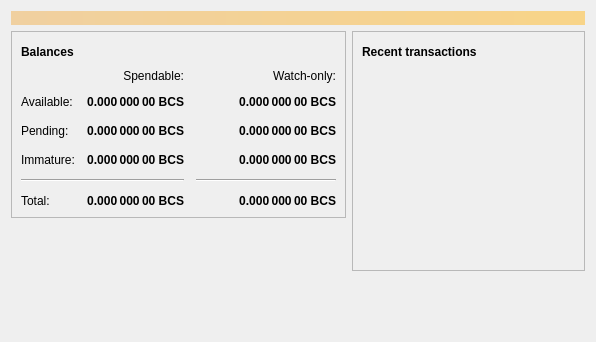
<?xml version="1.0" encoding="UTF-8"?>
<ui version="4.0">
 <class>OverviewPage</class>
 <widget class="QWidget" name="OverviewPage">
  <property name="geometry">
   <rect>
    <x>0</x>
    <y>0</y>
    <width>596</width>
    <height>342</height>
   </rect>
  </property>
  <property name="windowTitle">
   <string>Form</string>
  </property>
  <layout class="QVBoxLayout" name="topLayout">
   <item>
    <widget class="QLabel" name="labelAlerts">
     <property name="visible">
      <bool>false</bool>
     </property>
     <property name="styleSheet">
      <string notr="true">QLabel { background-color: qlineargradient(x1: 0, y1: 0, x2: 1, y2: 0, stop:0 #F0D0A0, stop:1 #F8D488); color:#000000; }</string>
     </property>
     <property name="wordWrap">
      <bool>true</bool>
     </property>
     <property name="margin">
      <number>3</number>
     </property>
     <property name="textInteractionFlags">
      <set>Qt::TextSelectableByMouse</set>
     </property>
    </widget>
   </item>
   <item>
    <layout class="QHBoxLayout" name="horizontalLayout" stretch="1,1">
     <item>
      <layout class="QVBoxLayout" name="verticalLayout_2">
       <item>
        <widget class="QFrame" name="frame">
         <property name="frameShape">
          <enum>QFrame::StyledPanel</enum>
         </property>
         <property name="frameShadow">
          <enum>QFrame::Raised</enum>
         </property>
         <layout class="QVBoxLayout" name="verticalLayout_4">
          <item>
           <layout class="QHBoxLayout" name="horizontalLayout_4">
            <item>
             <widget class="QLabel" name="label_5">
              <property name="font">
               <font>
                <weight>75</weight>
                <bold>true</bold>
               </font>
              </property>
              <property name="text">
               <string>Balances</string>
              </property>
             </widget>
            </item>
            <item>
             <widget class="QPushButton" name="labelWalletStatus">
              <property name="enabled">
               <bool>true</bool>
              </property>
              <property name="maximumSize">
               <size>
                <width>30</width>
                <height>16777215</height>
               </size>
              </property>
              <property name="toolTip">
               <string>The displayed information may be out of date. Your wallet automatically synchronizes with the BICOScoin network after a connection is established, but this process has not completed yet.</string>
              </property>
              <property name="text">
               <string/>
              </property>
              <property name="icon">
               <iconset resource="../bicoscoin.qrc">
                <normaloff>:/icons/warning</normaloff>
                <disabledoff>:/icons/warning</disabledoff>:/icons/warning</iconset>
              </property>
              <property name="iconSize">
               <size>
                <width>24</width>
                <height>24</height>
               </size>
              </property>
              <property name="flat">
               <bool>true</bool>
              </property>
             </widget>
            </item>
            <item>
             <spacer name="horizontalSpacer_3">
              <property name="orientation">
               <enum>Qt::Horizontal</enum>
              </property>
              <property name="sizeHint" stdset="0">
               <size>
                <width>40</width>
                <height>20</height>
               </size>
              </property>
             </spacer>
            </item>
           </layout>
          </item>
          <item>
           <layout class="QGridLayout" name="gridLayout">
            <property name="spacing">
             <number>12</number>
            </property>
            <item row="2" column="2">
             <widget class="QLabel" name="labelWatchPending">
              <property name="font">
               <font>
                <weight>75</weight>
                <bold>true</bold>
               </font>
              </property>
              <property name="cursor">
               <cursorShape>IBeamCursor</cursorShape>
              </property>
              <property name="toolTip">
               <string>Unconfirmed transactions to watch-only addresses</string>
              </property>
              <property name="text">
               <string notr="true">0.000 000 00 BCS</string>
              </property>
              <property name="alignment">
               <set>Qt::AlignRight|Qt::AlignTrailing|Qt::AlignVCenter</set>
              </property>
              <property name="textInteractionFlags">
               <set>Qt::LinksAccessibleByMouse|Qt::TextSelectableByKeyboard|Qt::TextSelectableByMouse</set>
              </property>
             </widget>
            </item>
            <item row="2" column="1">
             <widget class="QLabel" name="labelUnconfirmed">
              <property name="font">
               <font>
                <weight>75</weight>
                <bold>true</bold>
               </font>
              </property>
              <property name="cursor">
               <cursorShape>IBeamCursor</cursorShape>
              </property>
              <property name="toolTip">
               <string>Total of transactions that have yet to be confirmed, and do not yet count toward the spendable balance</string>
              </property>
              <property name="text">
               <string notr="true">0.000 000 00 BCS</string>
              </property>
              <property name="alignment">
               <set>Qt::AlignRight|Qt::AlignTrailing|Qt::AlignVCenter</set>
              </property>
              <property name="textInteractionFlags">
               <set>Qt::LinksAccessibleByMouse|Qt::TextSelectableByKeyboard|Qt::TextSelectableByMouse</set>
              </property>
             </widget>
            </item>
            <item row="3" column="2">
             <widget class="QLabel" name="labelWatchImmature">
              <property name="font">
               <font>
                <weight>75</weight>
                <bold>true</bold>
               </font>
              </property>
              <property name="cursor">
               <cursorShape>IBeamCursor</cursorShape>
              </property>
              <property name="toolTip">
               <string>Mined balance in watch-only addresses that has not yet matured</string>
              </property>
              <property name="text">
               <string notr="true">0.000 000 00 BCS</string>
              </property>
              <property name="alignment">
               <set>Qt::AlignRight|Qt::AlignTrailing|Qt::AlignVCenter</set>
              </property>
              <property name="textInteractionFlags">
               <set>Qt::LinksAccessibleByMouse|Qt::TextSelectableByKeyboard|Qt::TextSelectableByMouse</set>
              </property>
             </widget>
            </item>
            <item row="4" column="0" colspan="2">
             <widget class="Line" name="line">
              <property name="orientation">
               <enum>Qt::Horizontal</enum>
              </property>
             </widget>
            </item>
            <item row="4" column="2">
             <widget class="Line" name="lineWatchBalance">
              <property name="sizePolicy">
               <sizepolicy hsizetype="Preferred" vsizetype="Fixed">
                <horstretch>0</horstretch>
                <verstretch>0</verstretch>
               </sizepolicy>
              </property>
              <property name="minimumSize">
               <size>
                <width>140</width>
                <height>0</height>
               </size>
              </property>
              <property name="orientation">
               <enum>Qt::Horizontal</enum>
              </property>
             </widget>
            </item>
            <item row="5" column="0">
             <widget class="QLabel" name="labelTotalText">
              <property name="text">
               <string>Total:</string>
              </property>
             </widget>
            </item>
            <item row="3" column="1">
             <widget class="QLabel" name="labelImmature">
              <property name="font">
               <font>
                <weight>75</weight>
                <bold>true</bold>
               </font>
              </property>
              <property name="cursor">
               <cursorShape>IBeamCursor</cursorShape>
              </property>
              <property name="toolTip">
               <string>Mined balance that has not yet matured</string>
              </property>
              <property name="text">
               <string notr="true">0.000 000 00 BCS</string>
              </property>
              <property name="alignment">
               <set>Qt::AlignRight|Qt::AlignTrailing|Qt::AlignVCenter</set>
              </property>
              <property name="textInteractionFlags">
               <set>Qt::LinksAccessibleByMouse|Qt::TextSelectableByKeyboard|Qt::TextSelectableByMouse</set>
              </property>
             </widget>
            </item>
            <item row="2" column="3">
             <spacer name="horizontalSpacer_2">
              <property name="orientation">
               <enum>Qt::Horizontal</enum>
              </property>
              <property name="sizeHint" stdset="0">
               <size>
                <width>40</width>
                <height>20</height>
               </size>
              </property>
             </spacer>
            </item>
            <item row="3" column="0">
             <widget class="QLabel" name="labelImmatureText">
              <property name="text">
               <string>Immature:</string>
              </property>
             </widget>
            </item>
            <item row="5" column="1">
             <widget class="QLabel" name="labelTotal">
              <property name="font">
               <font>
                <weight>75</weight>
                <bold>true</bold>
               </font>
              </property>
              <property name="cursor">
               <cursorShape>IBeamCursor</cursorShape>
              </property>
              <property name="toolTip">
               <string>Your current total balance</string>
              </property>
              <property name="text">
               <string notr="true">0.000 000 00 BCS</string>
              </property>
              <property name="alignment">
               <set>Qt::AlignRight|Qt::AlignTrailing|Qt::AlignVCenter</set>
              </property>
              <property name="textInteractionFlags">
               <set>Qt::LinksAccessibleByMouse|Qt::TextSelectableByKeyboard|Qt::TextSelectableByMouse</set>
              </property>
             </widget>
            </item>
            <item row="5" column="2">
             <widget class="QLabel" name="labelWatchTotal">
              <property name="font">
               <font>
                <weight>75</weight>
                <bold>true</bold>
               </font>
              </property>
              <property name="cursor">
               <cursorShape>IBeamCursor</cursorShape>
              </property>
              <property name="toolTip">
               <string>Current total balance in watch-only addresses</string>
              </property>
              <property name="text">
               <string notr="true">0.000 000 00 BCS</string>
              </property>
              <property name="alignment">
               <set>Qt::AlignRight|Qt::AlignTrailing|Qt::AlignVCenter</set>
              </property>
              <property name="textInteractionFlags">
               <set>Qt::LinksAccessibleByMouse|Qt::TextSelectableByKeyboard|Qt::TextSelectableByMouse</set>
              </property>
             </widget>
            </item>
            <item row="0" column="2">
             <widget class="QLabel" name="labelWatchonly">
              <property name="text">
               <string>Watch-only:</string>
              </property>
              <property name="alignment">
               <set>Qt::AlignRight|Qt::AlignTrailing|Qt::AlignVCenter</set>
              </property>
             </widget>
            </item>
            <item row="1" column="0">
             <widget class="QLabel" name="labelBalanceText">
              <property name="text">
               <string>Available:</string>
              </property>
             </widget>
            </item>
            <item row="1" column="1">
             <widget class="QLabel" name="labelBalance">
              <property name="font">
               <font>
                <weight>75</weight>
                <bold>true</bold>
               </font>
              </property>
              <property name="cursor">
               <cursorShape>IBeamCursor</cursorShape>
              </property>
              <property name="toolTip">
               <string>Your current spendable balance</string>
              </property>
              <property name="text">
               <string notr="true">0.000 000 00 BCS</string>
              </property>
              <property name="alignment">
               <set>Qt::AlignRight|Qt::AlignTrailing|Qt::AlignVCenter</set>
              </property>
              <property name="textInteractionFlags">
               <set>Qt::LinksAccessibleByMouse|Qt::TextSelectableByKeyboard|Qt::TextSelectableByMouse</set>
              </property>
             </widget>
            </item>
            <item row="1" column="2">
             <widget class="QLabel" name="labelWatchAvailable">
              <property name="font">
               <font>
                <weight>75</weight>
                <bold>true</bold>
               </font>
              </property>
              <property name="cursor">
               <cursorShape>IBeamCursor</cursorShape>
              </property>
              <property name="toolTip">
               <string>Your current balance in watch-only addresses</string>
              </property>
              <property name="text">
               <string notr="true">0.000 000 00 BCS</string>
              </property>
              <property name="alignment">
               <set>Qt::AlignRight|Qt::AlignTrailing|Qt::AlignVCenter</set>
              </property>
              <property name="textInteractionFlags">
               <set>Qt::LinksAccessibleByMouse|Qt::TextSelectableByKeyboard|Qt::TextSelectableByMouse</set>
              </property>
             </widget>
            </item>
            <item row="2" column="0">
             <widget class="QLabel" name="labelPendingText">
              <property name="text">
               <string>Pending:</string>
              </property>
             </widget>
            </item>
            <item row="0" column="1">
             <widget class="QLabel" name="labelSpendable">
              <property name="text">
               <string>Spendable:</string>
              </property>
              <property name="alignment">
               <set>Qt::AlignRight|Qt::AlignTrailing|Qt::AlignVCenter</set>
              </property>
             </widget>
            </item>
           </layout>
          </item>
         </layout>
        </widget>
       </item>
       <item>
        <spacer name="verticalSpacer">
         <property name="orientation">
          <enum>Qt::Vertical</enum>
         </property>
         <property name="sizeHint" stdset="0">
          <size>
           <width>20</width>
           <height>40</height>
          </size>
         </property>
        </spacer>
       </item>
      </layout>
     </item>
     <item>
      <layout class="QVBoxLayout" name="verticalLayout_3">
       <item>
        <widget class="QFrame" name="frame_2">
         <property name="frameShape">
          <enum>QFrame::StyledPanel</enum>
         </property>
         <property name="frameShadow">
          <enum>QFrame::Raised</enum>
         </property>
         <layout class="QVBoxLayout" name="verticalLayout">
          <item>
           <layout class="QHBoxLayout" name="horizontalLayout_2">
            <item>
             <widget class="QLabel" name="label_4">
              <property name="font">
               <font>
                <weight>75</weight>
                <bold>true</bold>
               </font>
              </property>
              <property name="text">
               <string>Recent transactions</string>
              </property>
             </widget>
            </item>
            <item>
             <widget class="QPushButton" name="labelTransactionsStatus">
              <property name="enabled">
               <bool>true</bool>
              </property>
              <property name="maximumSize">
               <size>
                <width>30</width>
                <height>16777215</height>
               </size>
              </property>
              <property name="toolTip">
               <string>The displayed information may be out of date. Your wallet automatically synchronizes with the BICOScoin network after a connection is established, but this process has not completed yet.</string>
              </property>
              <property name="text">
               <string/>
              </property>
              <property name="icon">
               <iconset resource="../bicoscoin.qrc">
                <normaloff>:/icons/warning</normaloff>
                <disabledoff>:/icons/warning</disabledoff>:/icons/warning</iconset>
              </property>
              <property name="iconSize">
               <size>
                <width>24</width>
                <height>24</height>
               </size>
              </property>
              <property name="flat">
               <bool>true</bool>
              </property>
             </widget>
            </item>
            <item>
             <spacer name="horizontalSpacer">
              <property name="orientation">
               <enum>Qt::Horizontal</enum>
              </property>
              <property name="sizeHint" stdset="0">
               <size>
                <width>40</width>
                <height>20</height>
               </size>
              </property>
             </spacer>
            </item>
           </layout>
          </item>
          <item>
           <widget class="QListView" name="listTransactions">
            <property name="styleSheet">
             <string notr="true">QListView { background: transparent; }</string>
            </property>
            <property name="frameShape">
             <enum>QFrame::NoFrame</enum>
            </property>
            <property name="verticalScrollBarPolicy">
             <enum>Qt::ScrollBarAlwaysOff</enum>
            </property>
            <property name="horizontalScrollBarPolicy">
             <enum>Qt::ScrollBarAlwaysOff</enum>
            </property>
            <property name="selectionMode">
             <enum>QAbstractItemView::NoSelection</enum>
            </property>
           </widget>
          </item>
         </layout>
        </widget>
       </item>
       <item>
        <spacer name="verticalSpacer_2">
         <property name="orientation">
          <enum>Qt::Vertical</enum>
         </property>
         <property name="sizeHint" stdset="0">
          <size>
           <width>20</width>
           <height>40</height>
          </size>
         </property>
        </spacer>
       </item>
      </layout>
     </item>
    </layout>
   </item>
  </layout>
 </widget>
 <connections/>
</ui>
